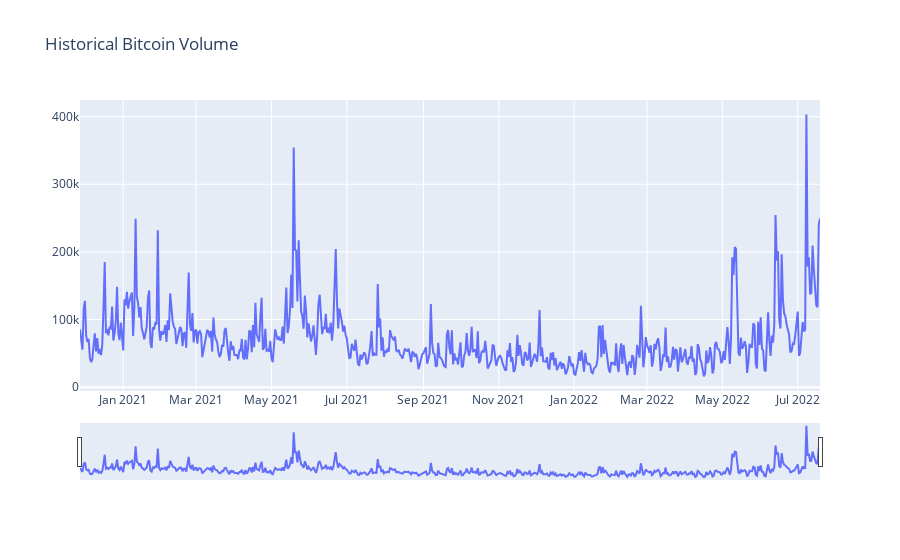

Source (notebook cell):
### Code cell
fig = go.Figure()

trace1 = go.Scatter(
    x = df['date'],
    y = df['volume'],
    mode='lines',
    name='Bitcoin Volume'
)

layout = dict(
    title='Historical Bitcoin Volume',
    xaxis=dict(
        rangeslider=dict(
            visible=True
        ),
        type='date'
    )
)

fig.add_trace(trace1)
fig.update_layout(layout)
fig.update_traces(hovertemplate='Data: %{x} <br>Volume: %{y}') 

fig.show()

### Figure 1 — Plotly figure (JSON) as saved in the notebook; plotly's stock layout.template omitted (floating-point values rounded to 4 significant figures; data arrays with more than 128 entries replaced by an {"elided": "..."} marker saying what was removed)
{"data": [{"hovertemplate": "Data: %{x} <br>Volume: %{y}", "mode": "lines", "name": "Bitcoin Volume", "type": "scatter", "x": {"elided": "600 str values"}, "y": {"elided": "600 float values"}}], "layout": {"title": {"text": "Historical Bitcoin Volume"}, "xaxis": {"rangeslider": {"visible": true}, "type": "date"}}}
